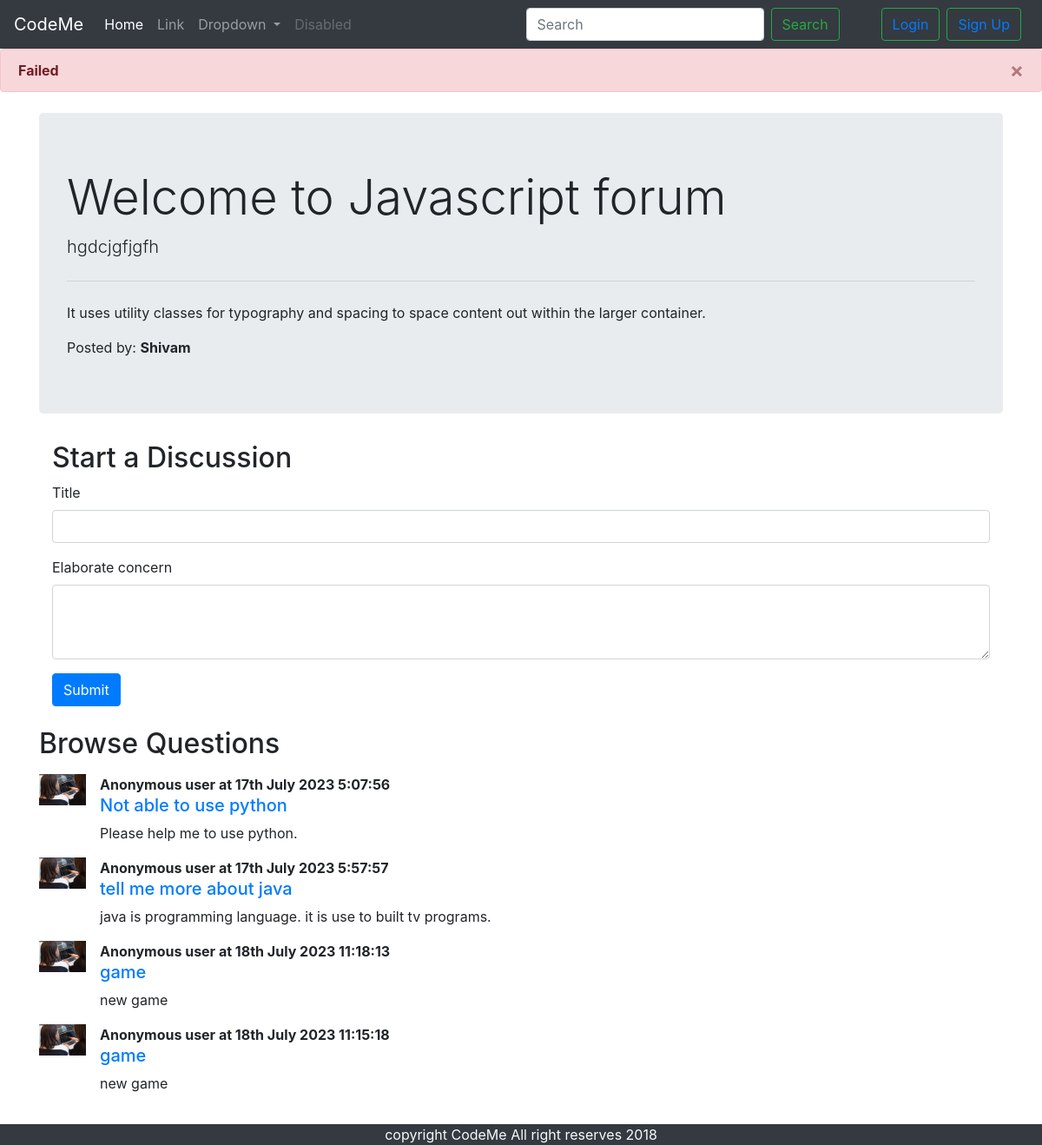
The app's page /threadlist.php?catid=2 with its own data.
### tables this page shows
CREATE TABLE `categories` (
  `category_id` int(8) NOT NULL,
  `category_name` varchar(255) NOT NULL,
  `category_description` varchar(255) NOT NULL,
  `created` datetime NOT NULL DEFAULT current_timestamp()
);

CREATE TABLE `threads` (
  `thread_id` int(7) NOT NULL,
  `thread_title` varchar(255) NOT NULL,
  `thread_desc` text NOT NULL,
  `thread_cat_id` int(7) NOT NULL,
  `thread_user_id` int(7) NOT NULL,
  `timestamp` datetime NOT NULL DEFAULT current_timestamp()
);

### threadlist.php (the view, shortened to what this page needs)
<!DOCTYPE html>
<html lang="en">
<head>
  <link rel="stylesheet" href="https://cdn.jsdelivr.net/npm/bootstrap@4.5.3/dist/css/bootstrap.min.css"
>
</head>
<body>
  <?php
            require "headers/dbconnect.php";
            require "headers/nav.php";
  ?>
  <div class="container my-4">
    <?php
      $id=$_GET['catid'];
      $sql="SELECT * FROM categories where category_id='$id'";
      $result=mysqli_query($conn, $sql);
      while ($row=mysqli_fetch_assoc($result)) {
        $category_name=$row['category_name'];
        $category_desc=$row['category_description'];
      }
      ?>
    <div class='jumbotron'>
      <h1 class='display-4'> Welcome to <?php echo $category_name ?> forum
      </h1>
      <p class='lead'>
        <?php echo $category_desc ?>
      </p>
      <hr class='my-4'>
      <p>It uses utility classes for typography and spacing to space content out within the larger container.</p>
      Posted by: <b>Shivam</b>
    </div>
    <div class="container">
      <h2>Start a Discussion</h2>
      <form action="<?php $_SERVER['REQUEST_URI']?>" method="post">
        <div class="form-group">
          <label for="exampleInputEmail1">Title</label>
          <input type="text" class="form-control" id="exampleInputEmail1" aria-describedby="emailHelp" name='title'>
        </div>
        <div class="form-group">
          <label for="exampleFormControlTextarea1">Elaborate concern</label>
          <textarea class="form-control" id="exampleFormControlTextarea1" rows="3" name="desc"></textarea>
        </div>
        <button type="submit" class="btn btn-primary">Submit</button>
      </form>
    </div>
  </div>
  <div class="container my-4" id="ques">
    <h2>Browse Questions</h2>
    <?php
      $sql="SELECT * FROM `threads` WHERE thread_cat_id=$id";
      $result=mysqli_query($conn, $sql);
      while ($row=mysqli_fetch_assoc($result)) {
        $thread_title=$row['thread_title'];
        $thread_desc=$row['thread_desc'];
        $time=date("dS F Y g:s:i",strtotime($row['timestamp']));
        echo "    <div class='media my-3'>
        <img src='img/slide-1.jpeg' class='mr-3' alt='...' width='54px'>
        <div class='media-body'>
        <p class='font-weight-bold my-0'>Anonymous user at ".$time."</p>
          <h5 class='mt-0'><a href='thread.php?threadid=".$id."'>".$thread_title."</a></h5>
         ".$thread_desc."
        </div>
      </div>";
      }
      ?>
  </div>
  <?php
            require "headers/footer.php";
  ?>
</body>
</html>

### threadlist.php (style rules this page uses)
#ques { min-height: 433px; }

### records on screen
categories: category_name "Javascript", category_description "hgdcjgfjgfh"
threads: timestamp "17th July 2023 5:07:56", thread_title "Not able to use python", thread_desc "Please help me to use python."
threads: timestamp "17th July 2023 5:57:57", thread_title "tell me more about java", thread_desc "java is programming language. it is use to built tv programs."
threads: timestamp "18th July 2023 11:18:13", thread_title "game", thread_desc "new game"
threads: timestamp "18th July 2023 11:15:18", thread_title "game", thread_desc "new game"
